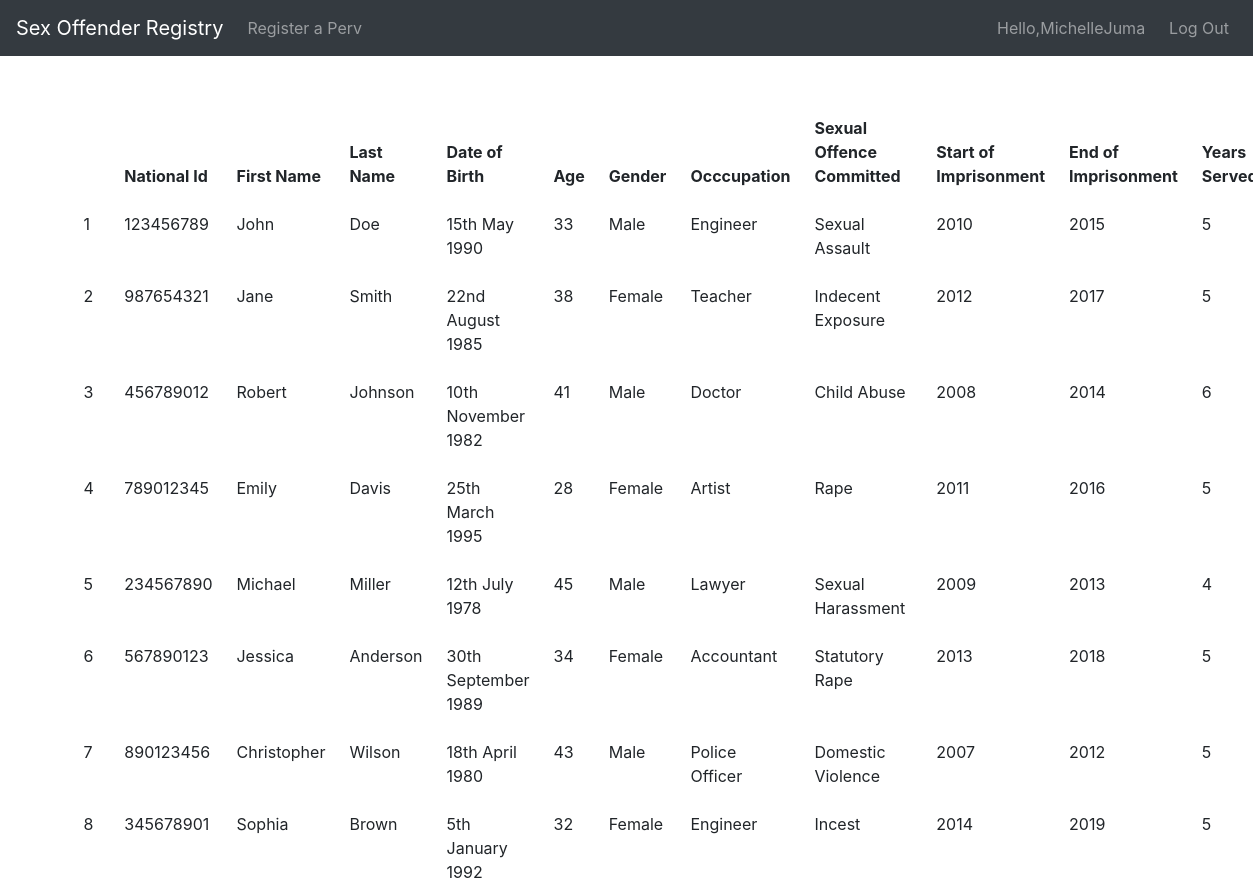
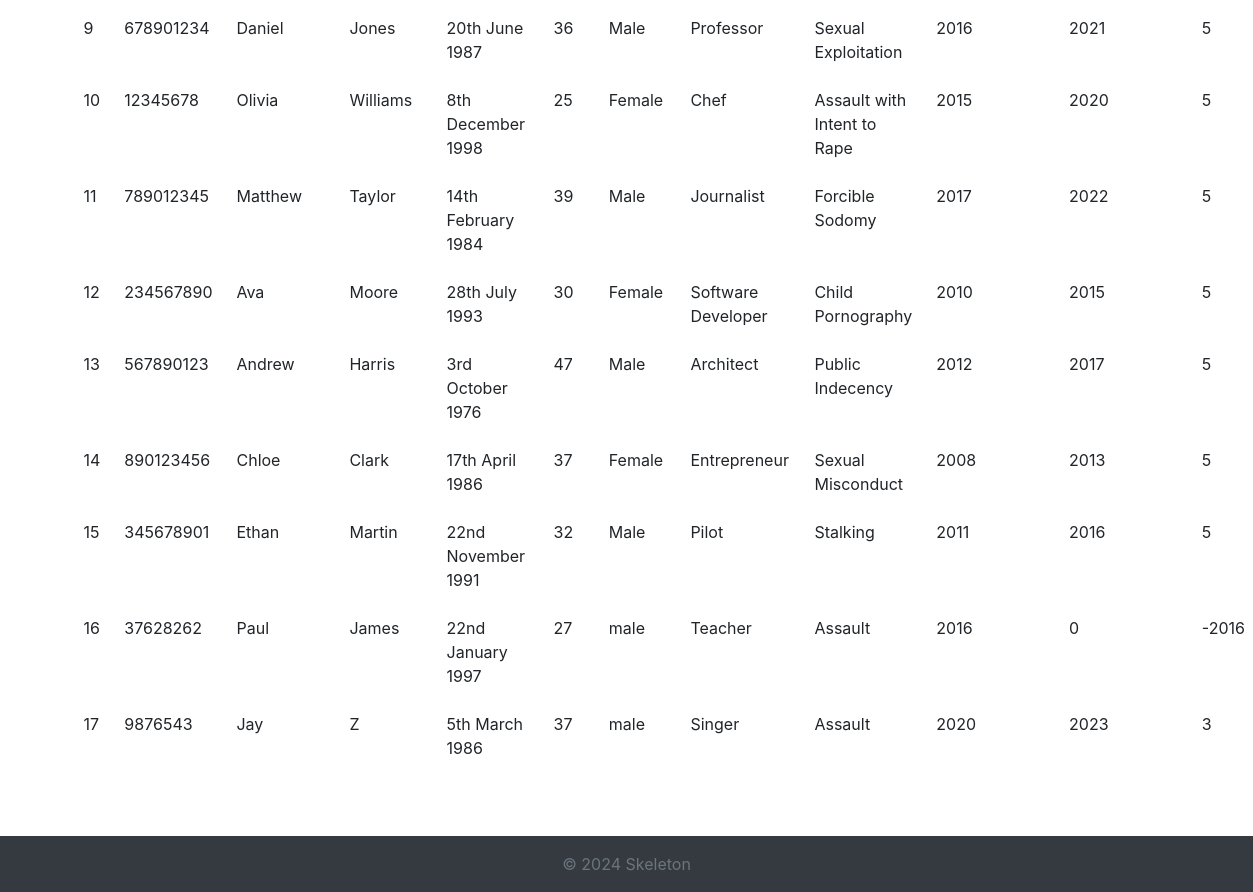
Page /index.php (signed in) on the committed database (2 pictures, top to bottom).
### tables this page shows
CREATE TABLE `sex_offenders` (
  `id` int(11) NOT NULL,
  `national_id` varchar(255) NOT NULL,
  `first_name` varchar(255) NOT NULL,
  `last_name` varchar(255) NOT NULL,
  `date_of_birth` date NOT NULL,
  `gender` varchar(10) NOT NULL,
  `occupation` varchar(255) DEFAULT NULL,
  `sexualOffenceCommitted` text DEFAULT NULL,
  `yearIn` int(11) DEFAULT NULL,
  `yearOut` int(11) DEFAULT NULL
);

### index.php (called while the page is built, shortened)
<?php
require 'src/DatabaseService.php';
require 'src/SexOffender.php';
$dbService = new DatabaseService('localhost', 'root', '', 'perv_db', 3306);
$offenders = $dbService->FetchSexOffenders();
require 'views/components/head.php';
require 'views/components/navbar.php';
require 'views/pages/index.php';
require 'views/components/footer.php';
require 'views/components/foot.php';

### src/DatabaseService.php (called while the page is built, shortened)
<?php
class DatabaseService
{
    private mysqli $db;
    public function __construct(
        string $host = null,
        string $username = null,
        string $passwd = null,
        string $dbname = null,
        int $port = null,
        string $socket = null
    ) {
        $this->db = new mysqli($host, $username, $passwd, $dbname, $port, $socket);
    }
    public function FetchSexOffenders(): array
    {
        $sql = "SELECT * FROM `sex_offenders`";
        $res = $this->db->query($sql) or die($this->db->error);
        $rows = $res->fetch_all(MYSQLI_ASSOC);
        $sexOffenders = [];
        foreach ($rows as $row)
            $sexOffenders[] = new SexOffender(
                $row['id'],
                $row['national_id'],
                $row['first_name'],
                $row['last_name'],
                new DateTimeImmutable($row['date_of_birth']),
                $row['gender'],
                $row['occupation'],
                $row['sexualOffenceCommitted'],
                $row['yearIn'],
                $row['yearOut'],
            );
        return $sexOffenders;
    }
}

### src/SexOffender.php (called while the page is built, shortened)
<?php
class SexOffender
{
    public function __construct(
        int $id,
        int $national_id,
        string $firstName,
        string $lastName,
        DateTimeImmutable $dateOfBirth,
        string $gender,
        string $occupation,
        string $sexualOffenceCommitted,
        int $yearIn,
        ?int $yearOut,
    )
    {
        $this->id = $id;
        $this->national_id = $national_id;
        $this->firstName = $firstName;
        $this->lastName = $lastName;
        $this->dateOfBirth = $dateOfBirth;
        $this->gender = $gender;
        $this->occupation = $occupation;
        $this ->sexualOffenceCommitted = $sexualOffenceCommitted;
        $this->yearIn = $yearIn;
        $this->yearOut = $yearOut;
       $this->yearsServed =  ($yearOut ??(int) date('Y')) - $yearIn;
        }
}

### views/pages/index.php (the view)
<main  role="main" class="container flex-shrink-0 py-5">
    <table class="table table-borderless table-hover datatable">
        <thead>
            <tr>
                <th>&nbsp;</th>
                <th>National Id</th>
                <th>First Name</th>
                <th>Last Name</th>
                <th>Date of Birth</th>
                <th>Age</th>
                <th>Gender</th>
                <th>Occcupation</th>
                <th>Sexual Offence Committed</th>
                <th>Start of Imprisonment</th>
                <th>End of Imprisonment</th>
                <th>Years Served</th>
            </tr>
        </thead>
        <tbody>
            <?php foreach ($offenders as $offender) : ?>
                <tr>
                    <td><?= $offender->id ?></td>
                    <td><?= $offender->national_id ?></td>
                    <td><?= $offender->firstName ?></td>
                    <td><?= $offender->lastName ?></td>
                    <td><?= $offender->dateOfBirth->format('jS F Y') ?></td>
                    <td><?= ((new DateTime())->diff($offender->dateOfBirth))->y ?></td>
                    <td><?= $offender->gender ?></td>
                    <td><?= $offender->occupation ?></td>
                    <td><?= $offender->sexualOffenceCommitted ?></td>
                    <td><?= $offender->yearIn ?></td>
                    <td><?= $offender->yearOut ?></td>
                    <td><?= $offender->yearsServed ?></td>
                </tr>
            <?php endforeach ?>
        </tbody>
    </table>
</main>

### rows in the picture
sex_offenders: id "1", national "123456789", first_name "John", last_name "Doe", format "15th May 1990", gender "Male", occupation "Engineer", sexualOffenceCommitted "Sexual Assault", yearIn "2010", yearOut "2015", yearsServed "5"
sex_offenders: id "2", national "987654321", first_name "Jane", last_name "Smith", format "22nd August 1985", gender "Female", occupation "Teacher", sexualOffenceCommitted "Indecent Exposure", yearIn "2012", yearOut "2017", yearsServed "5"
sex_offenders: id "3", national "456789012", first_name "Robert", last_name "Johnson", format "10th November 1982", gender "Male", occupation "Doctor", sexualOffenceCommitted "Child Abuse", yearIn "2008", yearOut "2014", yearsServed "6"
sex_offenders: id "4", national "789012345", first_name "Emily", last_name "Davis", format "25th March 1995", gender "Female", occupation "Artist", sexualOffenceCommitted "Rape", yearIn "2011", yearOut "2016", yearsServed "5"
sex_offenders: id "5", national "234567890", first_name "Michael", last_name "Miller", format "12th July 1978", gender "Male", occupation "Lawyer", sexualOffenceCommitted "Sexual Harassment", yearIn "2009", yearOut "2013", yearsServed "4"
sex_offenders: id "6", national "567890123", first_name "Jessica", last_name "Anderson", format "30th September 1989", gender "Female", occupation "Accountant", sexualOffenceCommitted "Statutory Rape", yearIn "2013", yearOut "2018", yearsServed "5"
sex_offenders: id "7", national "890123456", first_name "Christopher", last_name "Wilson", format "18th April 1980", gender "Male", occupation "Police Officer", sexualOffenceCommitted "Domestic Violence", yearIn "2007", yearOut "2012", yearsServed "5"
sex_offenders: id "8", national "345678901", first_name "Sophia", last_name "Brown", format "5th January 1992", gender "Female", occupation "Engineer", sexualOffenceCommitted "Incest", yearIn "2014", yearOut "2019", yearsServed "5"
sex_offenders: id "9", national "678901234", first_name "Daniel", last_name "Jones", format "20th June 1987", gender "Male", occupation "Professor", sexualOffenceCommitted "Sexual Exploitation", yearIn "2016", yearOut "2021", yearsServed "5"
sex_offenders: id "10", national "12345678", first_name "Olivia", last_name "Williams", format "8th December 1998", gender "Female", occupation "Chef", sexualOffenceCommitted "Assault with Intent to Rape", yearIn "2015", yearOut "2020", yearsServed "5"
sex_offenders: id "11", national "789012345", first_name "Matthew", last_name "Taylor", format "14th February 1984", gender "Male", occupation "Journalist", sexualOffenceCommitted "Forcible Sodomy", yearIn "2017", yearOut "2022", yearsServed "5"
sex_offenders: id "12", national "234567890", first_name "Ava", last_name "Moore", format "28th July 1993", gender "Female", occupation "Software Developer", sexualOffenceCommitted "Child Pornography", yearIn "2010", yearOut "2015", yearsServed "5"
sex_offenders: id "13", national "567890123", first_name "Andrew", last_name "Harris", format "3rd October 1976", gender "Male", occupation "Architect", sexualOffenceCommitted "Public Indecency", yearIn "2012", yearOut "2017", yearsServed "5"
sex_offenders: id "14", national "890123456", first_name "Chloe", last_name "Clark", format "17th April 1986", gender "Female", occupation "Entrepreneur", sexualOffenceCommitted "Sexual Misconduct", yearIn "2008", yearOut "2013", yearsServed "5"
sex_offenders: id "15", national "345678901", first_name "Ethan", last_name "Martin", format "22nd November 1991", gender "Male", occupation "Pilot", sexualOffenceCommitted "Stalking", yearIn "2011", yearOut "2016", yearsServed "5"
sex_offenders: id "16", national "37628262", first_name "Paul", last_name "James", format "22nd January 1997", gender "male", occupation "Teacher", sexualOffenceCommitted "Assault", yearIn "2016", yearOut "0", yearsServed "-2016"
sex_offenders: id "17", national "9876543", first_name "Jay", last_name "Z", format "5th March 1986", gender "male", occupation "Singer", sexualOffenceCommitted "Assault", yearIn "2020", yearOut "2023", yearsServed "3"

### other values in the picture
$_SESSION['user']['firstName'] "Michelle"
$_SESSION['user']['lastName'] "Juma"
